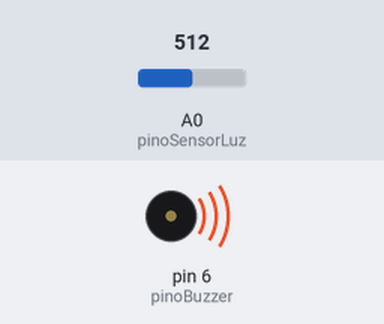
A sketch run on a simulated Arduino Uno, built with avr-gcc and run on an emulated ATmega328P. On the bench: buzzer (waves = sounding). The inputs (shaded band) are chosen by the test bench; at power-on: A0 (pinoSensorLuz) = 512.

Above: at 1.2 s.
1.3 s: A0 (pinoSensorLuz) set to 933
2.8 s: A0 (pinoSensorLuz) set to 961
At 4.0 s:
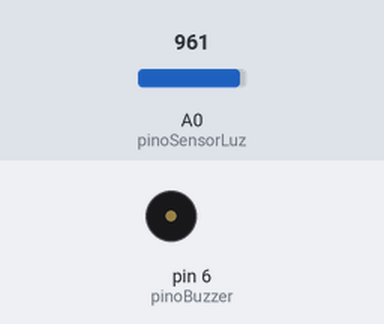
4.3 s: A0 (pinoSensorLuz) set to 940
At 5.2 s:
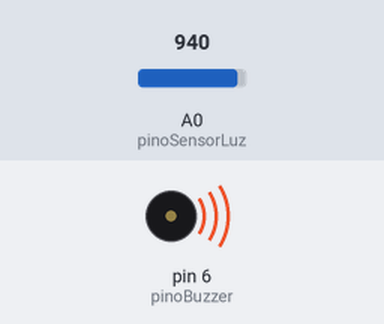
5.8 s: A0 (pinoSensorLuz) set to 960
At 6.3 s:
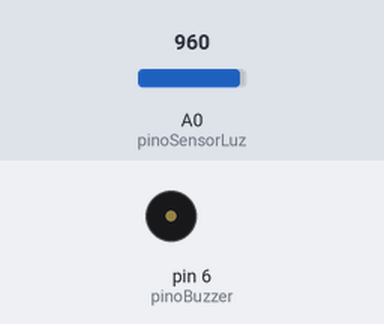
Timing chart, 0 to 8.3 s (numbered marks = the images above; inputs shaded):
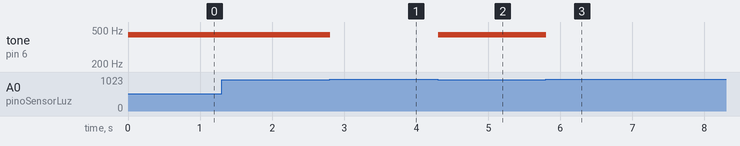

Measured:
- the behaviour switches between 949 and 950 on A0 (pinoSensorLuz) (found by bisection; images 0 and 1)
- after the input at 1.3 s, every drawn part: stays the same
- after the input at 2.8 s, tone on pin 6 (pinoBuzzer): 440 Hz → silent at once
- after the input at 4.3 s, tone on pin 6 (pinoBuzzer): silent → 440 Hz at once
- after the input at 5.8 s, tone on pin 6 (pinoBuzzer): 440 Hz → silent at once

The sketch:

11.Alarme_com_Sensor_de_Luz_LDR_e_Buzzer.ino
```cpp
int pinoSensorLuz = A0;
int pinoBuzzer = 6;
int valorLuz = 0;

void setup()  // configura pino do buzzer como saída
{
  pinMode(pinoBuzzer, OUTPUT);
}

void loop() {
  valorLuz = analogRead(pinoSensorLuz);
  if (valorLuz < 950) {
    tone(pinoBuzzer, 440);
  } else {
    noTone(pinoBuzzer);
  }
  delay(10);
}
```
